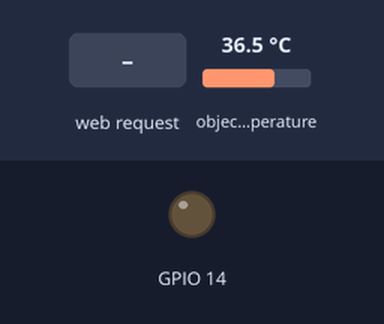
The sketch below on a simulated ESP8266 (NodeMCU). Shown: output pins drawn as LEDs (lit = HIGH). The test bench sets the inputs (shaded band); at power-on: object temperature 36.5 °C. What the sketch prints to the serial monitor is not drawn.

Above: at 1.2 s.
1.3 s: HTTP request GET /relay received
At 1.8 s:
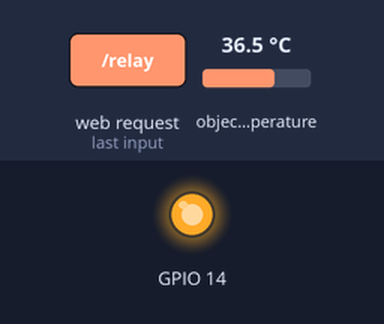
Timing chart, 0 to 4.8 s (numbered marks = the images above; inputs shaded):
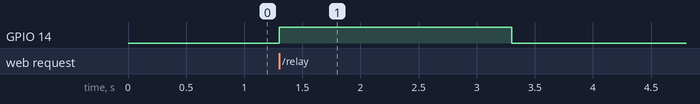

Measured:
- after the input at 1.3 s, GPIO 14: LOW → HIGH at once, → LOW 2.0 s later

The sketch:

sketch_may27a.ino
```cpp
#include <ESP8266WiFi.h>
#include <WiFiClient.h>
#include <ESP8266WebServer.h>
#include <Wire.h>
#include <Adafruit_MLX90614.h>
Adafruit_MLX90614 mlx = Adafruit_MLX90614();

const char* ssid = "NodeMCU";
const char* password = "12345678";
ESP8266WebServer server(80);

float temperature = 0.0;
bool relayState = false;
unsigned long relayStartTime = 0;
const unsigned long relayDuration = 2000;
const unsigned long temperatureInterval = 100;
const int numReadings = 100;
float temperatureReadings[numReadings];
int currentReading = 0;
String readingsData="";
float temps[100];

void handleRoot() {
  server.send(200, "text/plain", String(readingsData));
}

void handleTemperature() {
  if (server.hasArg("data") && server.arg("data") == "TurnOnRelay") {
    relayState = true;
    relayStartTime = millis(); // Store the current time

    digitalWrite(14, HIGH); // Turn on the relay

    server.send(200, "text/plain", "Relay turned on");
  } else {
    server.send(400, "text/plain", "Invalid request");
  }
}

void handleRelay() {
  relayState = true;
  //relayStartTime = millis();

  // Store the current time

  digitalWrite(14, HIGH); // Turn on the relay
  delay(relayDuration);
  digitalWrite(14, LOW);
  server.send(200, "text/plain", "Relay turned on");
}


void setup() {

  Serial.begin(115200);
  mlx.begin();
  pinMode(14,OUTPUT);
  digitalWrite(14, LOW);
  WiFi.mode(WIFI_AP);
  WiFi.softAP(ssid, password);
  IPAddress apIP(192, 168, 1, 1);
  WiFi.softAPConfig(apIP, apIP, IPAddress(255, 255, 255, 0));
  server.on("/", handleRoot);
  server.on("/temperature", handleTemperature);
  server.on("/relay", handleRelay);
  server.begin();
  Serial.println("Server started");


  //Serial.println(IP);
}

void loop() {

  server.handleClient();
   if (relayState && (millis() - relayStartTime) <= relayDuration){
      digitalWrite(14, HIGH);
   }
  if (relayState && (millis() - relayStartTime) >= relayDuration) {
    digitalWrite(14, LOW); // Turn off the relay
    relayState = false; // Reset relay state
    readingsData="";
    for (int i = 0; i < 100; i++) {
      temps[i]=mlx.readObjectTempC();
      readingsData+=String(temps[i]);
      readingsData+=",";
      Serial.println(readingsData);
      delay(100);
    }

    handleRoot();

  }

}
```
